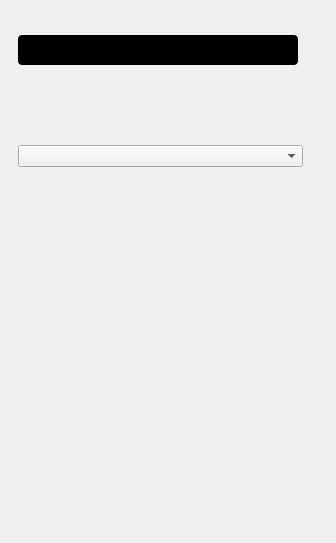
<?xml version="1.0" encoding="UTF-8"?>
<ui version="4.0">
 <class>LogicAnalyzerGeneralMenu</class>
 <widget class="QWidget" name="LogicAnalyzerGeneralMenu">
  <property name="geometry">
   <rect>
    <x>0</x>
    <y>0</y>
    <width>336</width>
    <height>543</height>
   </rect>
  </property>
  <property name="windowTitle">
   <string>Form</string>
  </property>
  <layout class="QVBoxLayout" name="verticalLayout">
   <property name="spacing">
    <number>0</number>
   </property>
   <property name="leftMargin">
    <number>18</number>
   </property>
   <property name="topMargin">
    <number>20</number>
   </property>
   <property name="rightMargin">
    <number>18</number>
   </property>
   <item>
    <widget class="QScrollArea" name="generalSettingsScrollArea">
     <property name="frameShape">
      <enum>QFrame::NoFrame</enum>
     </property>
     <property name="horizontalScrollBarPolicy">
      <enum>Qt::ScrollBarAlwaysOff</enum>
     </property>
     <property name="widgetResizable">
      <bool>true</bool>
     </property>
     <widget class="QWidget" name="scrollAreaWidgetContents">
      <property name="geometry">
       <rect>
        <x>0</x>
        <y>0</y>
        <width>300</width>
        <height>514</height>
       </rect>
      </property>
      <property name="sizePolicy">
       <sizepolicy hsizetype="Expanding" vsizetype="Preferred">
        <horstretch>0</horstretch>
        <verstretch>0</verstretch>
       </sizepolicy>
      </property>
      <layout class="QVBoxLayout" name="verticalLayout_6">
       <property name="spacing">
        <number>15</number>
       </property>
       <property name="leftMargin">
        <number>0</number>
       </property>
       <property name="topMargin">
        <number>0</number>
       </property>
       <property name="rightMargin">
        <number>15</number>
       </property>
       <property name="bottomMargin">
        <number>0</number>
       </property>
       <item>
        <widget class="scopy::gui::MenuHeader" name="widgetMenuHeader" native="true"/>
       </item>
       <item>
        <layout class="QVBoxLayout" name="vLayoutSweepSetting">
         <property name="spacing">
          <number>15</number>
         </property>
        </layout>
       </item>
       <item>
        <widget class="scopy::gui::CustomSwitch" name="btnStreamOneShot">
         <property name="sizePolicy">
          <sizepolicy hsizetype="Preferred" vsizetype="Fixed">
           <horstretch>0</horstretch>
           <verstretch>0</verstretch>
          </sizepolicy>
         </property>
         <property name="minimumSize">
          <size>
           <width>280</width>
           <height>30</height>
          </size>
         </property>
         <property name="maximumSize">
          <size>
           <width>280</width>
           <height>30</height>
          </size>
         </property>
         <property name="layoutDirection">
          <enum>Qt::LeftToRight</enum>
         </property>
         <property name="styleSheet">
          <string notr="true">QPushButton {
min-height: 30px;
max-height: 30px;
min-width: 280px;
max-width: 280px;
background-color: black;
border-radius: 4px;
}

QPushButton:disabled {
background-color: qlineargradient(spread:pad, x1:0.5, y1:0, x2:0.501, y2:0, stop:0 #727273, stop:1 #141416);
}

QWidget#handle {
min-height: 30px;
max-height: 30px;
min-width: 140px;
max-width: 140px;
background-color: #4a64ff;
border-radius: 2px;
}

QWidget#handle:disabled {
background-color: #aaaaaa;
}

QLabel {
margin-top: 6px;
background-color: transparent;
line-height: 19px;
}

QLabel#on {
margin-top: 0px;
min-height:30px;
max-height:30px;
min-width:140px;
max-width:140px;
qproperty-alignment: AlignCenter AlignCenter;
margin-left: 0px;
color: white;
}

QLabel#on:disabled {
color: rgba(255,255,255,102);
}

QLabel#off {
margin-top: 0px;
min-height:30px;
max-height:30px;
min-width:140px;
max-width:140px;
margin-left: 140px;
color: white;
qproperty-alignment: AlignCenter AlignCenter;
}

QLabel#off:disabled {
color: rgba(255,255,255,51);
}
</string>
         </property>
         <property name="text">
          <string/>
         </property>
         <property name="checkable">
          <bool>true</bool>
         </property>
         <property name="checked">
          <bool>true</bool>
         </property>
         <property name="leftText" stdset="0">
          <string>OneShot</string>
         </property>
         <property name="rightText" stdset="0">
          <string>Stream</string>
         </property>
         <property name="duration" stdset="0">
          <number>100</number>
         </property>
        </widget>
       </item>
       <item>
        <spacer name="horizontalSpacer">
         <property name="orientation">
          <enum>Qt::Horizontal</enum>
         </property>
         <property name="sizeType">
          <enum>QSizePolicy::Fixed</enum>
         </property>
         <property name="sizeHint" stdset="0">
          <size>
           <width>280</width>
           <height>20</height>
          </size>
         </property>
        </spacer>
       </item>
       <item>
        <widget class="scopy::gui::SubsectionSeparator" name="widgetAvailableChannelsSubsSep" native="true"/>
       </item>
       <item>
        <widget class="QWidget" name="widget_2" native="true">
         <property name="styleSheet">
          <string notr="true"/>
         </property>
         <layout class="QVBoxLayout" name="verticalLayout_7">
          <property name="spacing">
           <number>0</number>
          </property>
          <property name="leftMargin">
           <number>0</number>
          </property>
          <property name="topMargin">
           <number>0</number>
          </property>
          <property name="rightMargin">
           <number>0</number>
          </property>
          <property name="bottomMargin">
           <number>0</number>
          </property>
          <item>
           <layout class="QGridLayout" name="gridLayoutChannelEnumerator">
            <property name="topMargin">
             <number>0</number>
            </property>
            <property name="spacing">
             <number>15</number>
            </property>
           </layout>
          </item>
         </layout>
        </widget>
       </item>
       <item>
        <widget class="scopy::gui::SubsectionSeparator" name="widgetDecodersSubsSep" native="true"/>
       </item>
       <item>
        <widget class="QComboBox" name="addDecoderComboBox">
         <property name="focusPolicy">
          <enum>Qt::NoFocus</enum>
         </property>
        </widget>
       </item>
       <item>
        <widget class="QWidget" name="widget_4" native="true">
         <layout class="QVBoxLayout" name="verticalLayout_8">
          <property name="spacing">
           <number>0</number>
          </property>
          <property name="leftMargin">
           <number>0</number>
          </property>
          <property name="topMargin">
           <number>0</number>
          </property>
          <property name="rightMargin">
           <number>0</number>
          </property>
          <property name="bottomMargin">
           <number>0</number>
          </property>
          <item>
           <layout class="QGridLayout" name="gridLayoutDecoderEnumerator">
            <property name="topMargin">
             <number>0</number>
            </property>
            <property name="spacing">
             <number>15</number>
            </property>
           </layout>
          </item>
         </layout>
        </widget>
       </item>
       <item>
        <layout class="QVBoxLayout" name="exportLayout"/>
       </item>
       <item>
        <spacer name="verticalSpacer">
         <property name="orientation">
          <enum>Qt::Vertical</enum>
         </property>
         <property name="sizeHint" stdset="0">
          <size>
           <width>20</width>
           <height>40</height>
          </size>
         </property>
        </spacer>
       </item>
      </layout>
     </widget>
    </widget>
   </item>
  </layout>
 </widget>
 <customwidgets>
  <customwidget>
   <class>scopy::gui::CustomSwitch</class>
   <extends>QPushButton</extends>
   <header location="global">scopy/gui/custom_switch.hpp</header>
  </customwidget>
  <customwidget>
   <class>scopy::gui::SubsectionSeparator</class>
   <extends>QWidget</extends>
   <header location="global">scopy/gui/subsection_separator.hpp</header>
   <container>1</container>
  </customwidget>
  <customwidget>
   <class>scopy::gui::MenuHeader</class>
   <extends>QWidget</extends>
   <header location="global">scopy/gui/menu_header.hpp</header>
   <container>1</container>
  </customwidget>
 </customwidgets>
 <resources/>
 <connections/>
</ui>
